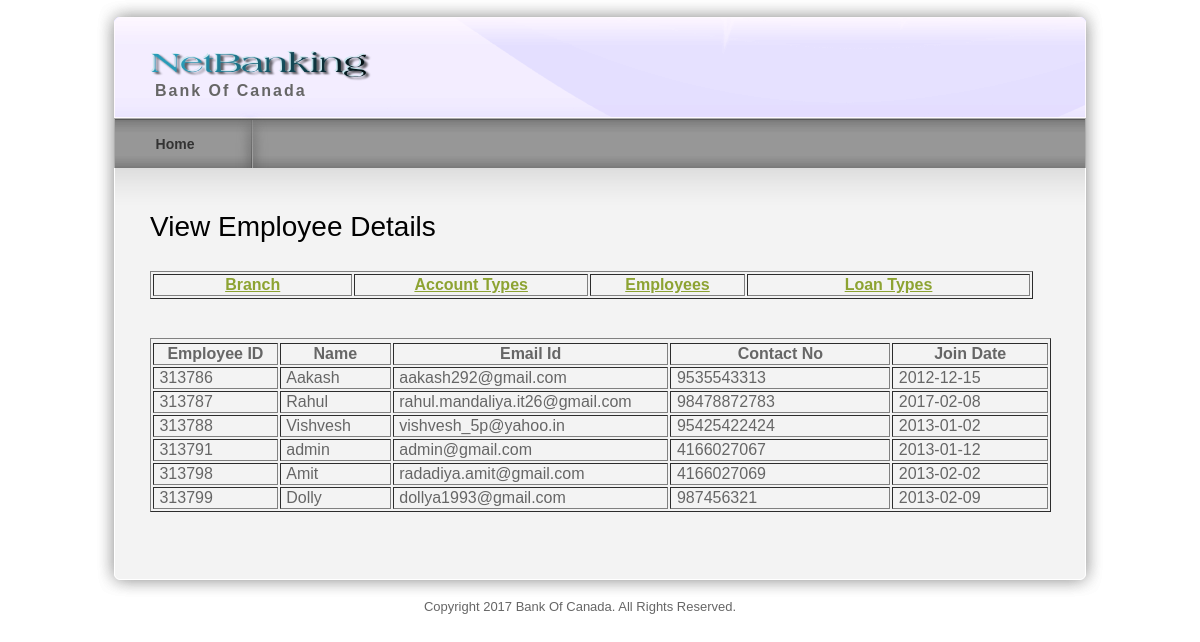
The app's page /viewemp.php with its own data.
### tables this page shows
CREATE TABLE `employees` (
  `empid` int(10) NOT NULL,
  `employee_name` varchar(25) NOT NULL,
  `loginid` varchar(25) NOT NULL,
  `password` varchar(25) NOT NULL,
  `emailid` varchar(30) NOT NULL,
  `contactno` varchar(30) NOT NULL,
  `createdat` date NOT NULL,
  `lastlogin` datetime NOT NULL
);

### viewemp.php (the view, shortened to what this page needs)
<?php
include("header.php");
$emparray = mysql_query("select * from employees");
?>
<div id="templatemo_main"><span class="main_top"></span>
  <div id="templatemo_content">
  <h2>View Employee Details</h2>
   <table width="883" border="1">
    <tr>
      <th width="113" scope="col"><a href="viewbranch.php">Branch</a></th>
      <th width="133" scope="col"><a href="addaccountmaster.php">Account Types</a></th>
      <th width="87" scope="col"><a href="viewemp.php">Employees</a></th>
      <th width="162" scope="col"><a href="viewloantype.php">Loan Types</a></th>
    </tr>
  </table>
  <br/><br/>
    <table width="901" border="1">
      <tr>
        <th width="105" scope="col">Employee ID</th>
        <th width="93" scope="col">Name</th>
        <th width="144" scope="col">Email Id</th>
        <th width="188" scope="col">Contact No</th>
        <th width="132" scope="col">Join Date</th>
      </tr>
      <?php
 while($employee = mysql_fetch_array($emparray))
	  {
echo "
      <tr>
        <td>&nbsp;$employee[empid]</td>
        <td>&nbsp;$employee[employee_name]</td>
        <td>&nbsp;$employee[emailid]</td>
        <td>&nbsp;$employee[contactno]</td>
        <td>&nbsp;$employee[createdat]</td>
      </tr>";
	  }
	  ?>
    </table>
</div>
  </div>
    <div id="templatemo_main_bottom"></div>
    <?php
	include("footer.php");
	?>

### templatemo_style.css (style rules this page uses)
body { margin: 0px; padding: 0px; color: #666; font-family: Helevetica,Arial,sans-serif; font-size: 13px; line-height:1.5em; background-color: #fff; background-repeat: repeat-x; }
a, a:link, a:visited { color: #8da332; }
h2 { font-size: 28px; font-weight: normal; line-height: 28px; margin: 0 0 30px 0; padding: 0; color: #000; }
#templatemo_main { position: relative; width: 900px; padding: 45px 55px; background: url(images/templatemo_content.png) repeat-y; }
#templatemo_main .main_top { position: absolute; top: 0; left: 20px; width: 970px; height: 45px; background: url(images/templatemo_content_top.png) no-repeat; }
#templatemo_main_bottom { width: 1010px; height: 40px; background: url(images/templatemo_content_bottom.png) no-repeat; }
#templatemo_content { float: left; width: 560px; }

### records on screen
employees: empid "313786", employee_name "Aakash", emailid "aakash292@gmail.com", contactno "9535543313", createdat "2012-12-15"
employees: empid "313787", employee_name "Rahul", emailid "rahul.mandaliya.it26@gmail.com", contactno "98478872783", createdat "2017-02-08"
employees: empid "313788", employee_name "Vishvesh", emailid "vishvesh_5p@yahoo.in", contactno "95425422424", createdat "2013-01-02"
employees: empid "313791", employee_name "admin", emailid "admin@gmail.com", contactno "4166027067", createdat "2013-01-12"
employees: empid "313798", employee_name "Amit", emailid "radadiya.amit@gmail.com", contactno "4166027069", createdat "2013-02-02"
employees: empid "313799", employee_name "Dolly", emailid "dollya1993@gmail.com", contactno "987456321", createdat "2013-02-09"
